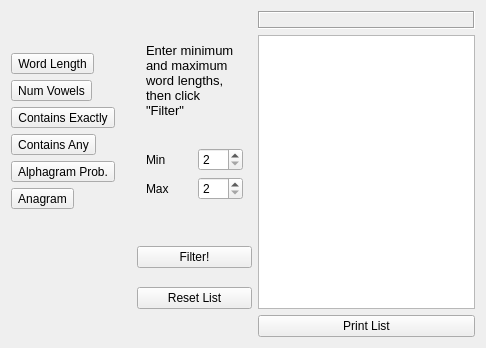
<?xml version="1.0" encoding="UTF-8"?>
<ui version="4.0">
 <class>wordFilterForm</class>
 <widget class="QWidget" name="wordFilterForm">
  <property name="geometry">
   <rect>
    <x>0</x>
    <y>0</y>
    <width>486</width>
    <height>348</height>
   </rect>
  </property>
  <property name="windowTitle">
   <string>Word Filter</string>
  </property>
  <layout class="QGridLayout" name="gridLayout">
   <item row="0" column="0" rowspan="2">
    <spacer name="verticalSpacer">
     <property name="orientation">
      <enum>Qt::Vertical</enum>
     </property>
     <property name="sizeHint" stdset="0">
      <size>
       <width>120</width>
       <height>36</height>
      </size>
     </property>
    </spacer>
   </item>
   <item row="0" column="1" rowspan="8">
    <widget class="QStackedWidget" name="stackedWidget">
     <property name="currentIndex">
      <number>0</number>
     </property>
     <widget class="QWidget" name="page">
      <layout class="QGridLayout" name="gridLayout_2">
       <item row="0" column="0" colspan="2">
        <widget class="QLabel" name="label">
         <property name="text">
          <string>&lt;!DOCTYPE HTML PUBLIC &quot;-//W3C//DTD HTML 4.0//EN&quot; &quot;http://www.w3.org/TR/REC-html40/strict.dtd&quot;&gt;
&lt;html&gt;&lt;head&gt;&lt;meta name=&quot;qrichtext&quot; content=&quot;1&quot; /&gt;&lt;style type=&quot;text/css&quot;&gt;
p, li { white-space: pre-wrap; }
&lt;/style&gt;&lt;/head&gt;&lt;body style=&quot; font-family:'Sans'; font-size:10pt; font-weight:400; font-style:normal;&quot;&gt;
&lt;p style=&quot; margin-top:0px; margin-bottom:0px; margin-left:0px; margin-right:0px; -qt-block-indent:0; text-indent:0px;&quot;&gt;Enter minimum&lt;br /&gt;and maximum&lt;/p&gt;
&lt;p style=&quot; margin-top:0px; margin-bottom:0px; margin-left:0px; margin-right:0px; -qt-block-indent:0; text-indent:0px;&quot;&gt;word lengths,&lt;/p&gt;
&lt;p style=&quot; margin-top:0px; margin-bottom:0px; margin-left:0px; margin-right:0px; -qt-block-indent:0; text-indent:0px;&quot;&gt;then click&lt;/p&gt;
&lt;p style=&quot; margin-top:0px; margin-bottom:0px; margin-left:0px; margin-right:0px; -qt-block-indent:0; text-indent:0px;&quot;&gt;&quot;Filter&quot;&lt;/p&gt;&lt;/body&gt;&lt;/html&gt;</string>
         </property>
        </widget>
       </item>
       <item row="1" column="0">
        <widget class="QLabel" name="label_2">
         <property name="text">
          <string>Min</string>
         </property>
        </widget>
       </item>
       <item row="1" column="1">
        <widget class="QSpinBox" name="spinBoxMinWL">
         <property name="minimum">
          <number>2</number>
         </property>
         <property name="maximum">
          <number>15</number>
         </property>
        </widget>
       </item>
       <item row="2" column="0">
        <widget class="QLabel" name="label_3">
         <property name="text">
          <string>Max</string>
         </property>
        </widget>
       </item>
       <item row="2" column="1">
        <widget class="QSpinBox" name="spinBoxMaxWL">
         <property name="minimum">
          <number>2</number>
         </property>
         <property name="maximum">
          <number>15</number>
         </property>
        </widget>
       </item>
      </layout>
     </widget>
     <widget class="QWidget" name="page_2">
      <layout class="QGridLayout" name="gridLayout_3">
       <item row="0" column="0" rowspan="2" colspan="2">
        <widget class="QLabel" name="label_5">
         <property name="text">
          <string>Enter number
of vowels,
then click
&quot;Filter&quot;</string>
         </property>
        </widget>
       </item>
       <item row="1" column="1">
        <widget class="QSpinBox" name="spinBoxNumVowels">
         <property name="minimum">
          <number>2</number>
         </property>
         <property name="maximum">
          <number>15</number>
         </property>
        </widget>
       </item>
      </layout>
     </widget>
     <widget class="QWidget" name="page_3">
      <layout class="QGridLayout" name="gridLayout_4">
       <item row="0" column="0">
        <widget class="QLabel" name="label_6">
         <property name="text">
          <string>Enter letters
(must all be
in word)
then click
&quot;Filter&quot;</string>
         </property>
        </widget>
       </item>
       <item row="1" column="0">
        <widget class="QLineEdit" name="lineEditContainsExactly"/>
       </item>
      </layout>
     </widget>
     <widget class="QWidget" name="page_4">
      <layout class="QGridLayout" name="gridLayout_5">
       <item row="0" column="0">
        <widget class="QLabel" name="label_7">
         <property name="text">
          <string>Enter letters
(any of them
are in word)
then click
&quot;Filter&quot;</string>
         </property>
        </widget>
       </item>
       <item row="1" column="0">
        <widget class="QLineEdit" name="lineEditContainsAny"/>
       </item>
      </layout>
     </widget>
     <widget class="QWidget" name="page_5">
      <layout class="QGridLayout" name="gridLayout_6">
       <item row="0" column="0" colspan="2">
        <widget class="QLabel" name="label_4">
         <property name="text">
          <string>Enter min and
max alphagram
probabilities,
then click &quot;Filter&quot;</string>
         </property>
        </widget>
       </item>
       <item row="1" column="0">
        <widget class="QLabel" name="label_8">
         <property name="text">
          <string>Min</string>
         </property>
        </widget>
       </item>
       <item row="1" column="1">
        <widget class="QLineEdit" name="lineEditMinProb"/>
       </item>
       <item row="2" column="0">
        <widget class="QLabel" name="label_9">
         <property name="text">
          <string>Max</string>
         </property>
        </widget>
       </item>
       <item row="2" column="1">
        <widget class="QLineEdit" name="lineEditMaxProb"/>
       </item>
      </layout>
     </widget>
     <widget class="QWidget" name="page_6">
      <layout class="QGridLayout" name="gridLayout_7">
       <item row="0" column="0">
        <widget class="QLabel" name="label_10">
         <property name="text">
          <string>Enter letters
to anagram.
You can use ?
or * as well.
Then press
 Filter.</string>
         </property>
        </widget>
       </item>
       <item row="1" column="0">
        <widget class="QLineEdit" name="lineEdit"/>
       </item>
      </layout>
     </widget>
    </widget>
   </item>
   <item row="0" column="2">
    <widget class="QLabel" name="labelWordInfo">
     <property name="frameShape">
      <enum>QFrame::Box</enum>
     </property>
     <property name="frameShadow">
      <enum>QFrame::Sunken</enum>
     </property>
     <property name="text">
      <string/>
     </property>
    </widget>
   </item>
   <item row="1" column="2" rowspan="12">
    <widget class="QListWidget" name="listWidgetWords"/>
   </item>
   <item row="2" column="0">
    <widget class="QToolButton" name="toolButtonWordLength">
     <property name="text">
      <string>Word Length</string>
     </property>
    </widget>
   </item>
   <item row="3" column="0">
    <widget class="QToolButton" name="toolButtonNumVowels">
     <property name="text">
      <string>Num Vowels</string>
     </property>
    </widget>
   </item>
   <item row="4" column="0">
    <widget class="QToolButton" name="toolButtonContainsExactly">
     <property name="text">
      <string>Contains Exactly</string>
     </property>
    </widget>
   </item>
   <item row="5" column="0">
    <widget class="QToolButton" name="toolButtonContainsAny">
     <property name="text">
      <string>Contains Any</string>
     </property>
    </widget>
   </item>
   <item row="6" column="0">
    <widget class="QToolButton" name="toolButtonAlphagramProb">
     <property name="text">
      <string>Alphagram Prob.</string>
     </property>
    </widget>
   </item>
   <item row="7" column="0">
    <widget class="QToolButton" name="toolButtonAnagram">
     <property name="text">
      <string>Anagram</string>
     </property>
    </widget>
   </item>
   <item row="11" column="0">
    <spacer name="verticalSpacer_2">
     <property name="orientation">
      <enum>Qt::Vertical</enum>
     </property>
     <property name="sizeHint" stdset="0">
      <size>
       <width>120</width>
       <height>43</height>
      </size>
     </property>
    </spacer>
   </item>
   <item row="11" column="1">
    <widget class="QPushButton" name="pushButtonFilter">
     <property name="text">
      <string>Filter!</string>
     </property>
    </widget>
   </item>
   <item row="12" column="1">
    <widget class="QPushButton" name="pushButtonResetList">
     <property name="text">
      <string>Reset List</string>
     </property>
    </widget>
   </item>
   <item row="13" column="2">
    <widget class="QPushButton" name="pushButtonPrintList">
     <property name="text">
      <string>Print List</string>
     </property>
    </widget>
   </item>
  </layout>
 </widget>
 <resources/>
 <connections/>
</ui>
